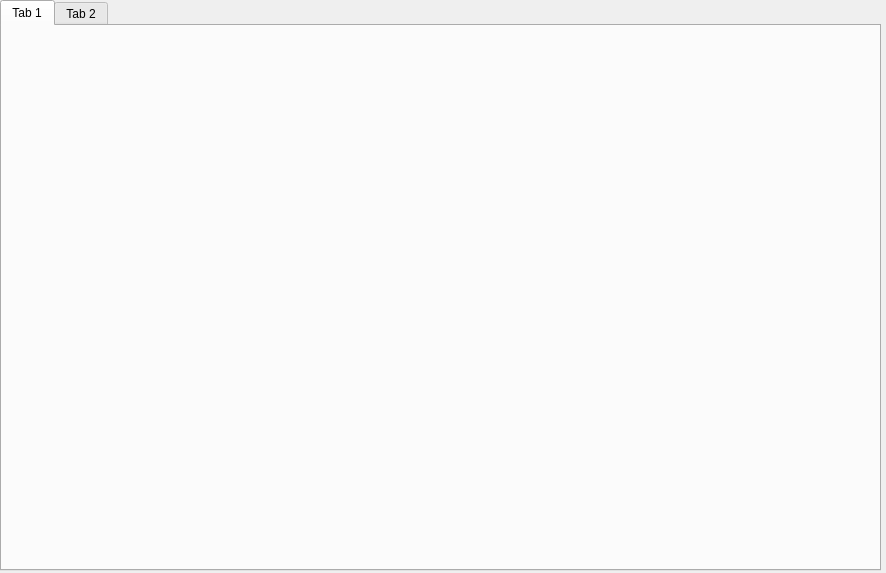
<?xml version="1.0" encoding="UTF-8"?>
<ui version="4.0">
 <class>DataAnalyzer</class>
 <widget class="QWidget" name="DataAnalyzer">
  <property name="geometry">
   <rect>
    <x>0</x>
    <y>0</y>
    <width>886</width>
    <height>573</height>
   </rect>
  </property>
  <property name="windowTitle">
   <string>Data Analyzer</string>
  </property>
  <property name="windowIcon">
   <iconset resource="../../resource.qrc">
    <normaloff>:/images/NewSet/analysis.png</normaloff>:/images/NewSet/analysis.png</iconset>
  </property>
  <widget class="QWidget" name="verticalLayoutWidget">
   <property name="geometry">
    <rect>
     <x>0</x>
     <y>0</y>
     <width>881</width>
     <height>571</height>
    </rect>
   </property>
   <layout class="QVBoxLayout" name="verticalLayout">
    <property name="sizeConstraint">
     <enum>QLayout::SetMaximumSize</enum>
    </property>
    <item>
     <widget class="QTabWidget" name="tabWidget">
      <property name="accessibleName">
       <string>Tab</string>
      </property>
      <property name="currentIndex">
       <number>0</number>
      </property>
      <widget class="QWidget" name="AverageData">
       <property name="font">
        <font>
         <family>Arial</family>
         <pointsize>10</pointsize>
        </font>
       </property>
       <attribute name="title">
        <string>Tab 1</string>
       </attribute>
      </widget>
      <widget class="QWidget" name="tab_2">
       <attribute name="title">
        <string>Tab 2</string>
       </attribute>
      </widget>
     </widget>
    </item>
   </layout>
  </widget>
 </widget>
 <resources>
  <include location="../../resource.qrc"/>
 </resources>
 <connections/>
</ui>
